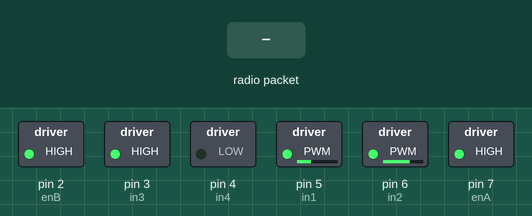
This sketch was run on a simulated Arduino Uno, built with avr-gcc and run on an emulated ATmega328P. On the bench: switched loads named in the sketch (green lamp = pin HIGH). The inputs (shaded band) are chosen by the test bench. No radio packets arrive unless stated.

Above: at 1.2 s.
1.3 s: radio packet "90" arrives
At 1.9 s:
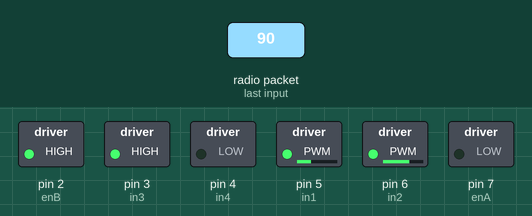
2.8 s: radio packet "5" arrives
At 3.8 s:
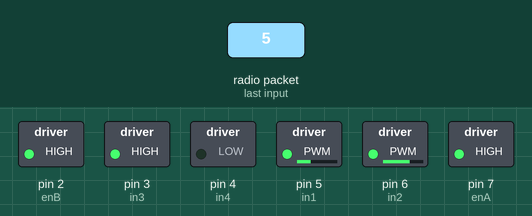
Timing chart, 0 to 5.8 s (numbered marks = the images above; inputs shaded):
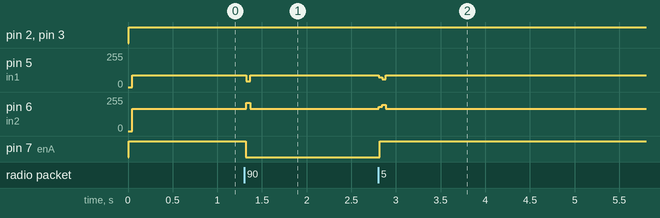

Measured:
- after the input at 1.3 s, pin 5 (in1): 88/255 → 44/255 at once, → 88/255 0.04 s later; pin 6 (in2): 168/255 → 167/255 at once; pin 7 (enA): HIGH → LOW at once
- after the input at 2.8 s, pin 5 (in1): 88/255 → 87/255 at once; pin 6 (in2): 167/255 → 168/255 at once; pin 7 (enA): LOW → HIGH at once

The sketch:

JOYSTICK_RECEIVER.ino
```cpp
#include <SPI.h>
#include <nRF24L01.h>
#include <RF24.h>

#define enA 7
#define in1 5
#define in2 6
#define enB 2
#define in3 3
#define in4 4

RF24 radio(8, 9);  // CE, CSN
const byte address[6] = "00001";
char receivedData[32] = "";

int xAxis, yAxis;
int motorSpeedA = 0;
int motorSpeedB = 0;

void setup() {
  pinMode(enA, OUTPUT);
  pinMode(enB, OUTPUT);
  pinMode(in1, OUTPUT);
  pinMode(in2, OUTPUT);
  pinMode(in3, OUTPUT);
  pinMode(in4, OUTPUT);
  Serial.begin(9600);
  radio.begin();
  radio.openReadingPipe(0, address);
  radio.setPALevel(RF24_PA_MIN);
  radio.startListening();
}

void loop() {
  if (radio.available()) {                            // If the NRF240L01 module received data
    radio.read(&receivedData, sizeof(receivedData));  // Read the data and put it into character array
    xAxis = atoi(&receivedData[0]);                   // Convert the data from the character array (received X value) into integer
    delay(10);
    radio.read(&receivedData, sizeof(receivedData));
    yAxis = atoi(&receivedData[0]);
    delay(10);
  }

  // Y-axis used for forward and backward control
  if (yAxis < 470) {
    // Set Motor A backward
    digitalWrite(in1, HIGH);
    digitalWrite(in2, LOW);
    // Set Motor B backward
    digitalWrite(in3, HIGH);
    digitalWrite(in4, LOW);
    // Convert the declining Y-axis readings for going backward from 470 to 0 into 0 to 255 value for the PWM signal for increasing the motor speed
    motorSpeedA = map(yAxis, 470, 0, 0, 255);
    motorSpeedB = map(yAxis, 470, 0, 0, 255);
  } else if (yAxis > 550) {
    // Set Motor A forward
    digitalWrite(in1, LOW);
    digitalWrite(in2, HIGH);
    // Set Motor B forward
    digitalWrite(in3, LOW);
    digitalWrite(in4, HIGH);
    // Convert the increasing Y-axis readings for going forward from 550 to 1023 into 0 to 255 value for the PWM signal for increasing the motor speed
    motorSpeedA = map(yAxis, 550, 1023, 0, 255);
    motorSpeedB = map(yAxis, 550, 1023, 0, 255);
  }
  // If joystick stays in middle the motors are not moving
  else {
    motorSpeedA = 0;
    motorSpeedB = 0;
  }
  // X-axis used for left and right control
  if (xAxis < 470) {
    // Set Motor A forward
    digitalWrite(in1, LOW);
    digitalWrite(in2, HIGH);
    // Set Motor B backward
    digitalWrite(in3, HIGH);
    digitalWrite(in4, LOW);

    motorSpeedA = map(xAxis, 470, 0, 0, 150);
    motorSpeedB = map(xAxis, 470, 0, 0, 255);
  }
  if (xAxis > 550) {
    // Set Motor A forward
    digitalWrite(in1, HIGH);
    digitalWrite(in2, LOW);
    // Set Motor B backward
    digitalWrite(in3, LOW);
    digitalWrite(in4, HIGH);

    motorSpeedA = map(xAxis, 550, 1023, 0, 255);
    motorSpeedB = map(xAxis, 550, 1023, 0, 150);
  }

  analogWrite(enA, motorSpeedA);  // Send PWM signal to motor A
  analogWrite(enB, motorSpeedB);  // Send PWM signal to motor B
}
```
